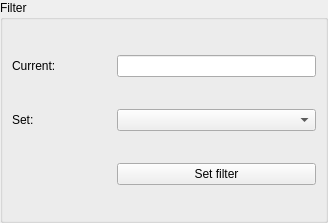
<?xml version="1.0" encoding="UTF-8"?>
<ui version="4.0">
 <class>WidgetFilter</class>
 <widget class="QWidget" name="WidgetFilter">
  <property name="geometry">
   <rect>
    <x>0</x>
    <y>0</y>
    <width>328</width>
    <height>223</height>
   </rect>
  </property>
  <property name="windowTitle">
   <string>Form</string>
  </property>
  <layout class="QVBoxLayout" name="verticalLayout">
   <property name="leftMargin">
    <number>0</number>
   </property>
   <property name="topMargin">
    <number>0</number>
   </property>
   <property name="rightMargin">
    <number>0</number>
   </property>
   <property name="bottomMargin">
    <number>0</number>
   </property>
   <item>
    <widget class="QGroupBox" name="groupBox_2">
     <property name="title">
      <string>Filter</string>
     </property>
     <layout class="QGridLayout" name="gridLayout_2" columnstretch="1,2">
      <item row="1" column="1">
       <widget class="QComboBox" name="comboFilter"/>
      </item>
      <item row="0" column="1">
       <widget class="QLineEdit" name="labelCurFilter">
        <property name="alignment">
         <set>Qt::AlignCenter</set>
        </property>
        <property name="readOnly">
         <bool>true</bool>
        </property>
       </widget>
      </item>
      <item row="1" column="0">
       <widget class="QLabel" name="label_10">
        <property name="text">
         <string>Set:</string>
        </property>
       </widget>
      </item>
      <item row="0" column="0">
       <widget class="QLabel" name="label_9">
        <property name="text">
         <string>Current:</string>
        </property>
       </widget>
      </item>
      <item row="2" column="1">
       <widget class="QPushButton" name="butSetFilter">
        <property name="text">
         <string>Set filter</string>
        </property>
       </widget>
      </item>
     </layout>
    </widget>
   </item>
  </layout>
 </widget>
 <resources/>
 <connections/>
</ui>
